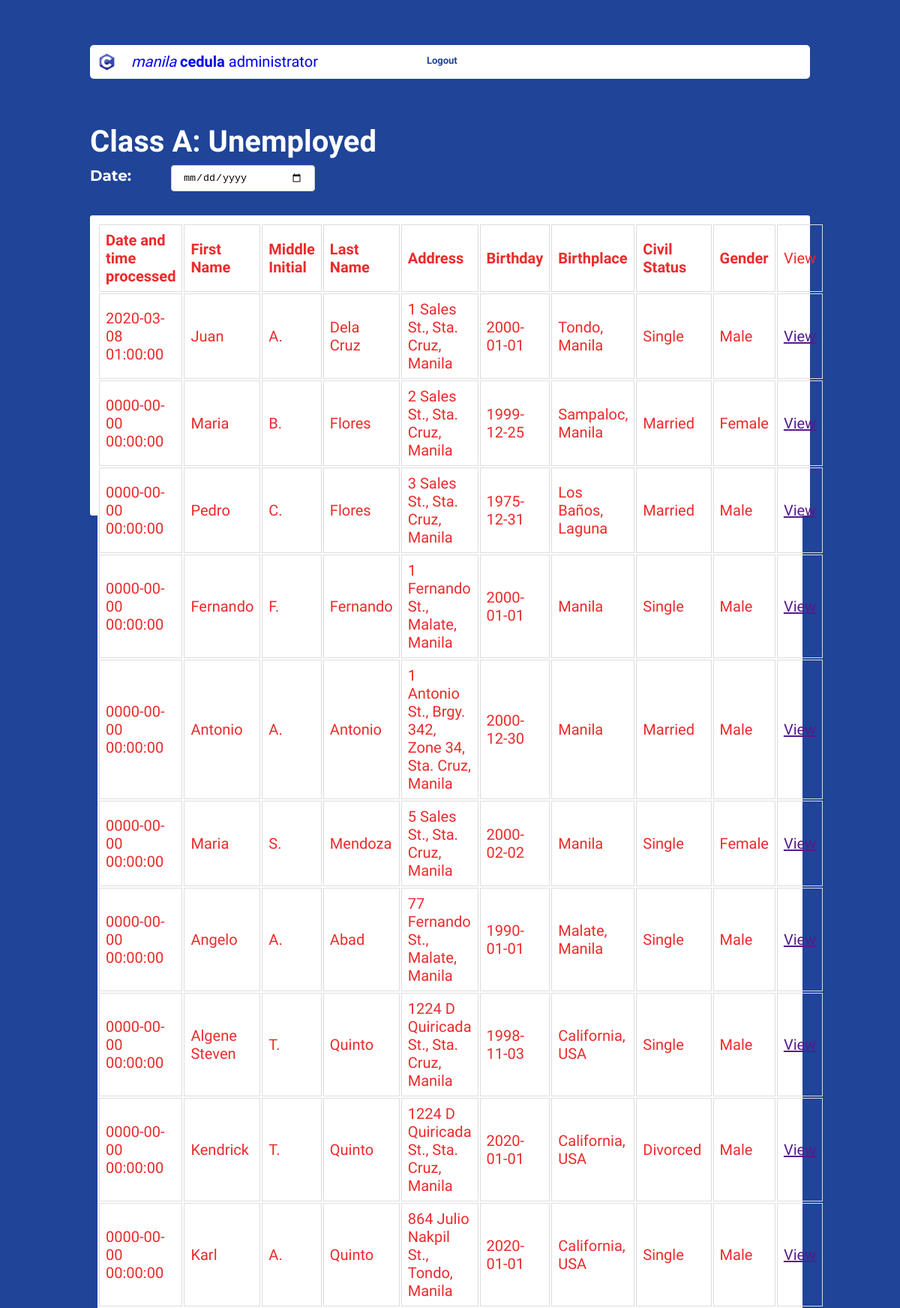
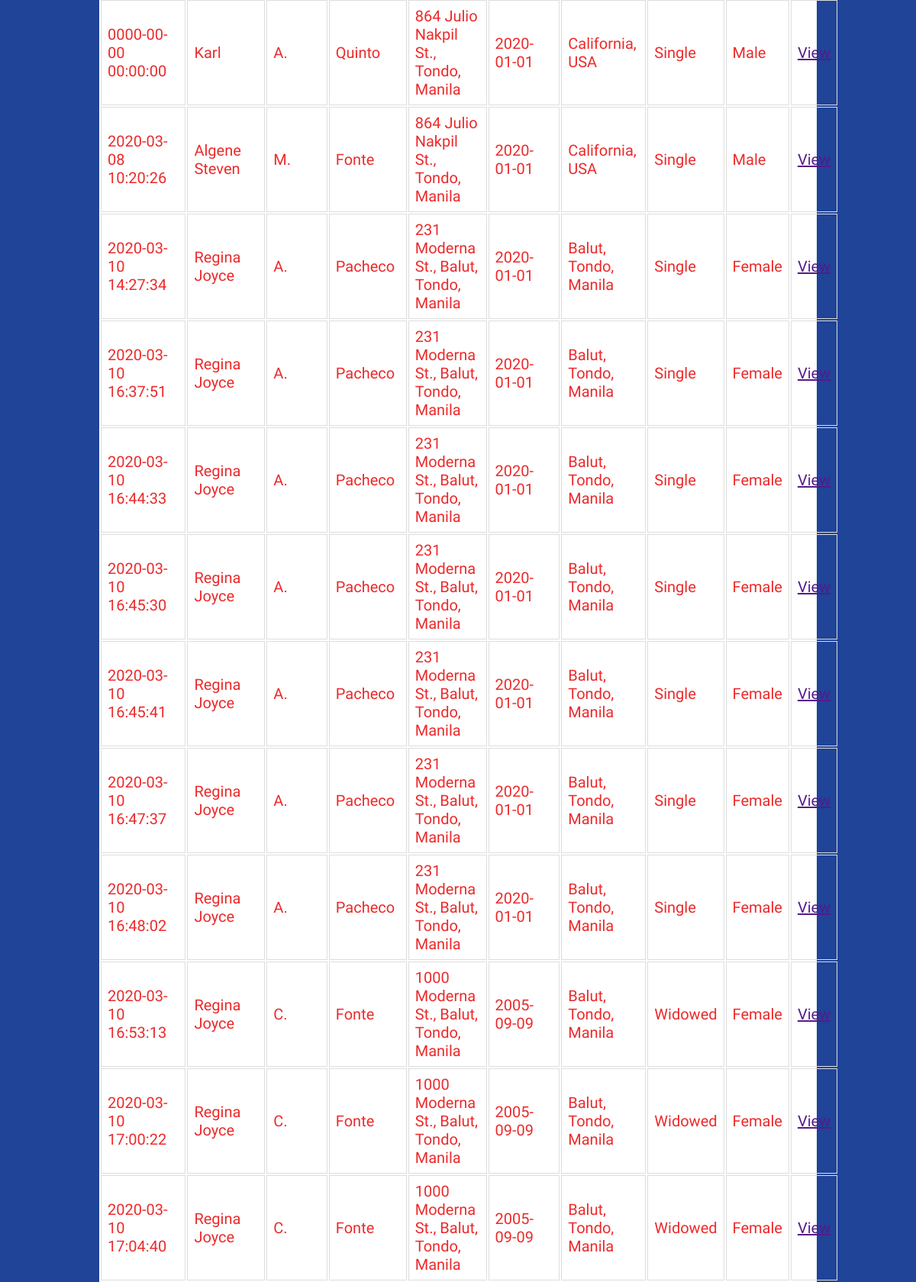
Page /admin_class_a.php (signed in, upper part) on the committed database (2 pictures, top to bottom).
### tables this page shows
CREATE TABLE `classa` (
  `ID` int(11) NOT NULL,
  `firstName` varchar(50) NOT NULL,
  `middle` varchar(5) NOT NULL,
  `lastName` varchar(30) NOT NULL,
  `homeAddress` varchar(100) NOT NULL,
  `dateOfBirth` date NOT NULL,
  `placeOfBirth` varchar(100) NOT NULL,
  `civilStatus` varchar(20) NOT NULL,
  `gender` varchar(20) NOT NULL,
  `dateAndTimeProcessed` datetime NOT NULL
);

### admin_class_a.php (the view, shortened to what this page needs)
<!DOCTYPE html>
<html lang="en">
    <head>
        <meat name="viewport" content="width=device-width, initial-scale=1.0" />
        <link rel="stylesheet" href="style.css" />
    </head>
    <body>
        <div class="mainclassa">
            <div class="container">
                <div class="navbar">
                    <div class="logo-pic"><img src="img/Clogo.png" height="25px" width="25px"></div>
                    <div class="logo"><a href="admin_class_ab.php"><i>manila</i>&nbsp;<b>cedula</b>&nbsp;administrator</a></div>
                <div class="menu">
                    <ul class="navbar_ul">
                        <li><a  class="btn" href="logout.php"><b>Logout</b></a></li>
                    </ul>
                </div>
            </div>
            </div>
            <div class="maincontent_form">
                <h1>Class A: Unemployed </h1>
                <label for="birthday"><b>Date:</b></label>
                <input type="date" id="birthday" name="birthday" required><br/><br>
                <div class="table_container">
                    <div class="table_classa">
                        <table id="myTable" class="table" style="width: 100%;">
                            <thead>
                              <tr>
                                <th>Date and time processed</th>
                                <th>First Name</th>
                                <th>Middle Initial</th>
                                <th>Last Name</th>
                                <th>Address</th>
                                <th>Birthday</th>
                                <th>Birthplace</th>
                                <th>Civil Status</th>
                                <th>Gender</th>
                                <td>View</td>
                              </tr>
                            </thead>
                            <tbody>
                                <?php
                                    $con = mysqli_connect('localhost', 'root', '');
                                    mysqli_select_db($con, 'cedula');
                                    $query = "SELECT * FROM classa";
                                    $result=mysqli_query($con, $query);
                                    while($rows=mysqli_fetch_assoc($result))
                                    {
                                ?>
                                        <tr>
                                            <td><?php echo $rows['dateAndTimeProcessed']; ?></td>
                                            <td><?php echo $rows['firstName']; ?></td>
                                            <td><?php echo $rows['middle']; ?></td>
                                            <td><?php echo $rows['lastName']; ?></td>
                                            <td><?php echo $rows['homeAddress']; ?></td>
                                            <td><?php echo $rows['dateOfBirth']; ?></td>
                                            <td><?php echo $rows['placeOfBirth']; ?></td>
                                            <td><?php echo $rows['civilStatus']; ?></td>
                                            <td><?php echo $rows['gender']; ?></td>
                                            <td><a href="">View</a></td>
                                        </tr>
                                        <?php
                                    }
                                ?>
                            </tbody>
                        </table>
                    </div>
                </div>
            </div>
        </div>
    </body>
</html>

### style.css (style rules this page uses)
* { margin: 0; padding: 0; }
html { background-color: #1f4498; color: white; font-family: 'Muli'; font-weight: 300; font-size: 20px; text-rendering: optimizeLegibility; }
.container { padding: 3rem 6rem; }
.navbar_ul { text-align: right; list-style-type: none; padding: 0; margin: 0; }
.navbar_ul > li { background-image: url(arrow.gif); background-repeat: no-repeat; background-position: 100% .4em; padding-right: .6em; }
.navbar { display: flex ; color: darkturquoise; background-color: white; height: 45px; width: 100%; border-radius: 5px; }
.logo { padding-top: 10px; padding-right: 100px; }
.logo > a { padding: 10px; flex: 2; text-decoration: none; }
.logo-pic { padding: 10px; }
.menu { flex: 1; color: white; font-size: 13px; padding-top: 13px; }
.menu > ul { display: flex; list-style: none; }
.menu .btn { background-color: transparent; padding: 9px 35px 13px; color: #1f4498; text-decoration: none; transition: 0.5s; border-radius: 2px; }
.mainclassa { width: 100%; height: 100vh; background-color: #1f4498; }
.maincontent_form { padding: 0 6rem 4rem; }
input[type=text], input[type=date] { width: 40%; padding: 8px 15px; margin: 8px 0; display: inline-block; border: 1px solid #ccc; border-radius: 4px; box-sizing: border-box; }
label { padding-right: 3rem; font-family: "Montserrat"; }
label[for="birthday"] { padding-right: 48px; }
#birthday { width: 20%; }
.table_container { padding: .5rem .5rem; height: 380px; color: #1f4498; border-radius: 3px; border: steelblue; background-color: white; border-color: aliceblue; }
.table_classa { border-collapse: collapse; width: 100%; background-color: white; color: #ec2a2b; }
td, th { border: 1px solid #dddddd; text-align: left; padding: 8px; }

### rows in the picture
classa: dateAndTimeProcessed "2020-03-08 01:00:00", firstName "Juan", middle "A.", lastName "Dela Cruz", homeAddress "1 Sales St., Sta. Cruz, Manila", dateOfBirth "2000-01-01", placeOfBirth "Tondo, Manila", civilStatus "Single", gender "Male"
classa: dateAndTimeProcessed "0000-00-00 00:00:00", firstName "Maria", middle "B.", lastName "Flores", homeAddress "2 Sales St., Sta. Cruz, Manila", dateOfBirth "1999-12-25", placeOfBirth "Sampaloc, Manila", civilStatus "Married", gender "Female"
classa: dateAndTimeProcessed "0000-00-00 00:00:00", firstName "Pedro", middle "C.", lastName "Flores", homeAddress "3 Sales St., Sta. Cruz, Manila", dateOfBirth "1975-12-31", placeOfBirth "Los Baños, Laguna", civilStatus "Married", gender "Male"
classa: dateAndTimeProcessed "0000-00-00 00:00:00", firstName "Fernando", middle "F.", lastName "Fernando", homeAddress "1 Fernando St., Malate, Manila", dateOfBirth "2000-01-01", placeOfBirth "Manila", civilStatus "Single", gender "Male"
classa: dateAndTimeProcessed "0000-00-00 00:00:00", firstName "Antonio", middle "A.", lastName "Antonio", homeAddress "1 Antonio St., Brgy. 342, Zone 34, Sta. Cruz, Manila", dateOfBirth "2000-12-30", placeOfBirth "Manila", civilStatus "Married", gender "Male"
classa: dateAndTimeProcessed "0000-00-00 00:00:00", firstName "Maria", middle "S.", lastName "Mendoza", homeAddress "5 Sales St., Sta. Cruz, Manila", dateOfBirth "2000-02-02", placeOfBirth "Manila", civilStatus "Single", gender "Female"
classa: dateAndTimeProcessed "0000-00-00 00:00:00", firstName "Angelo", middle "A.", lastName "Abad", homeAddress "77 Fernando St., Malate, Manila", dateOfBirth "1990-01-01", placeOfBirth "Malate, Manila", civilStatus "Single", gender "Male"
classa: dateAndTimeProcessed "0000-00-00 00:00:00", firstName "Algene Steven", middle "T.", lastName "Quinto", homeAddress "1224 D Quiricada St., Sta. Cruz, Manila", dateOfBirth "1998-11-03", placeOfBirth "California, USA", civilStatus "Single", gender "Male"
classa: dateAndTimeProcessed "0000-00-00 00:00:00", firstName "Kendrick", middle "T.", lastName "Quinto", homeAddress "1224 D Quiricada St., Sta. Cruz, Manila", dateOfBirth "2020-01-01", placeOfBirth "California, USA", civilStatus "Divorced", gender "Male"
classa: dateAndTimeProcessed "0000-00-00 00:00:00", firstName "Karl", middle "A.", lastName "Quinto", homeAddress "864 Julio Nakpil St., Tondo, Manila", dateOfBirth "2020-01-01", placeOfBirth "California, USA", civilStatus "Single", gender "Male"
classa: dateAndTimeProcessed "0000-00-00 00:00:00", firstName "Karl", middle "A.", lastName "Quinto", homeAddress "864 Julio Nakpil St., Tondo, Manila", dateOfBirth "2020-01-01", placeOfBirth "California, USA", civilStatus "Single", gender "Male"
classa: dateAndTimeProcessed "2020-03-08 10:20:26", firstName "Algene Steven", middle "M.", lastName "Fonte", homeAddress "864 Julio Nakpil St., Tondo, Manila", dateOfBirth "2020-01-01", placeOfBirth "California, USA", civilStatus "Single", gender "Male"
classa: dateAndTimeProcessed "2020-03-10 14:27:34", firstName "Regina Joyce", middle "A.", lastName "Pacheco", homeAddress "231 Moderna St., Balut, Tondo, Manila", dateOfBirth "2020-01-01", placeOfBirth "Balut, Tondo, Manila", civilStatus "Single", gender "Female"
classa: dateAndTimeProcessed "2020-03-10 16:37:51", firstName "Regina Joyce", middle "A.", lastName "Pacheco", homeAddress "231 Moderna St., Balut, Tondo, Manila", dateOfBirth "2020-01-01", placeOfBirth "Balut, Tondo, Manila", civilStatus "Single", gender "Female"
classa: dateAndTimeProcessed "2020-03-10 16:44:33", firstName "Regina Joyce", middle "A.", lastName "Pacheco", homeAddress "231 Moderna St., Balut, Tondo, Manila", dateOfBirth "2020-01-01", placeOfBirth "Balut, Tondo, Manila", civilStatus "Single", gender "Female"
classa: dateAndTimeProcessed "2020-03-10 16:45:30", firstName "Regina Joyce", middle "A.", lastName "Pacheco", homeAddress "231 Moderna St., Balut, Tondo, Manila", dateOfBirth "2020-01-01", placeOfBirth "Balut, Tondo, Manila", civilStatus "Single", gender "Female"
classa: dateAndTimeProcessed "2020-03-10 16:45:41", firstName "Regina Joyce", middle "A.", lastName "Pacheco", homeAddress "231 Moderna St., Balut, Tondo, Manila", dateOfBirth "2020-01-01", placeOfBirth "Balut, Tondo, Manila", civilStatus "Single", gender "Female"
classa: dateAndTimeProcessed "2020-03-10 16:47:37", firstName "Regina Joyce", middle "A.", lastName "Pacheco", homeAddress "231 Moderna St., Balut, Tondo, Manila", dateOfBirth "2020-01-01", placeOfBirth "Balut, Tondo, Manila", civilStatus "Single", gender "Female"
classa: dateAndTimeProcessed "2020-03-10 16:48:02", firstName "Regina Joyce", middle "A.", lastName "Pacheco", homeAddress "231 Moderna St., Balut, Tondo, Manila", dateOfBirth "2020-01-01", placeOfBirth "Balut, Tondo, Manila", civilStatus "Single", gender "Female"
classa: dateAndTimeProcessed "2020-03-10 16:53:13", firstName "Regina Joyce", middle "C.", lastName "Fonte", homeAddress "1000 Moderna St., Balut, Tondo, Manila", dateOfBirth "2005-09-09", placeOfBirth "Balut, Tondo, Manila", civilStatus "Widowed", gender "Female"
classa: dateAndTimeProcessed "2020-03-10 17:00:22", firstName "Regina Joyce", middle "C.", lastName "Fonte", homeAddress "1000 Moderna St., Balut, Tondo, Manila", dateOfBirth "2005-09-09", placeOfBirth "Balut, Tondo, Manila", civilStatus "Widowed", gender "Female"
classa: dateAndTimeProcessed "2020-03-10 17:04:40", firstName "Regina Joyce", middle "C.", lastName "Fonte", homeAddress "1000 Moderna St., Balut, Tondo, Manila", dateOfBirth "2005-09-09", placeOfBirth "Balut, Tondo, Manila", civilStatus "Widowed", gender "Female"
